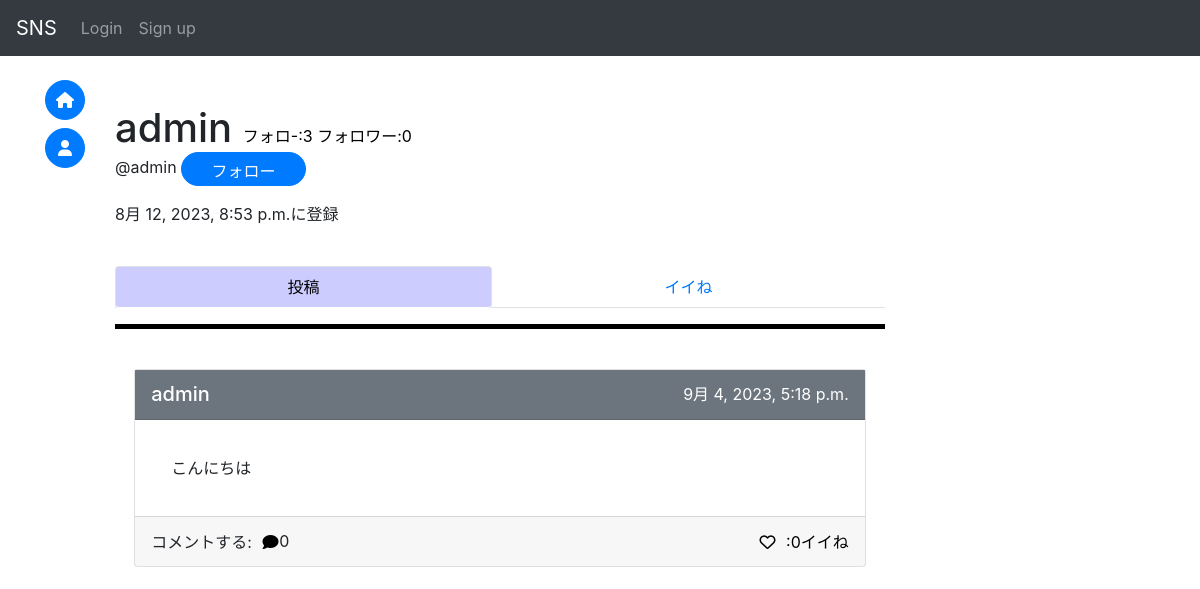
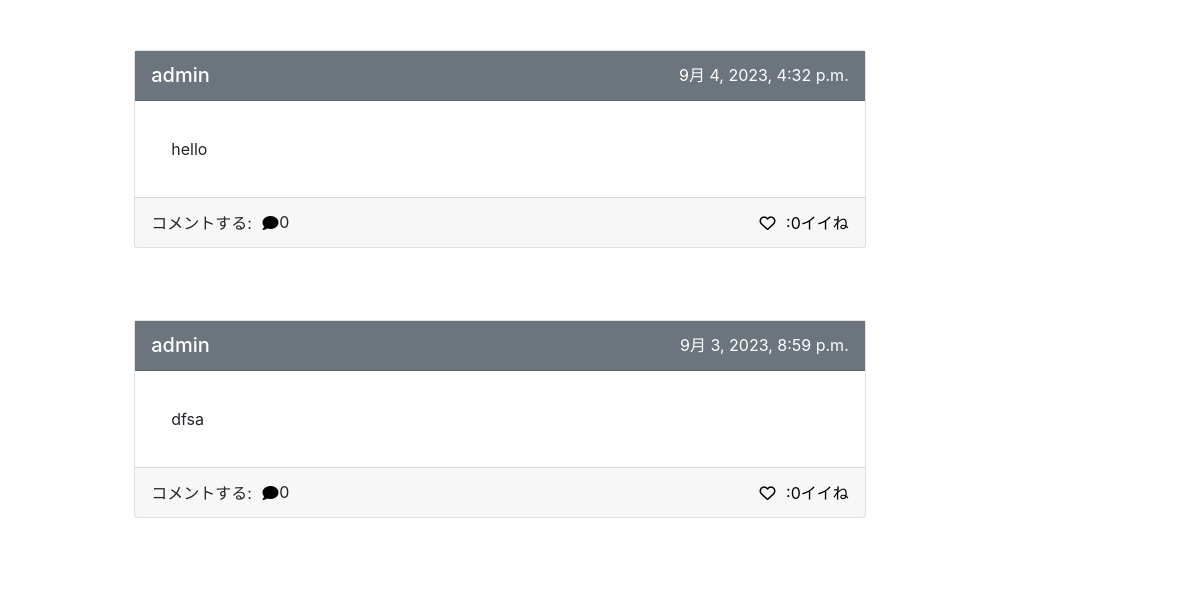
The app's page /accounts/user/ac20daa5-716d-4be9-b037-15f506b8e887/ (upper part), older data (2 pictures, top to bottom).
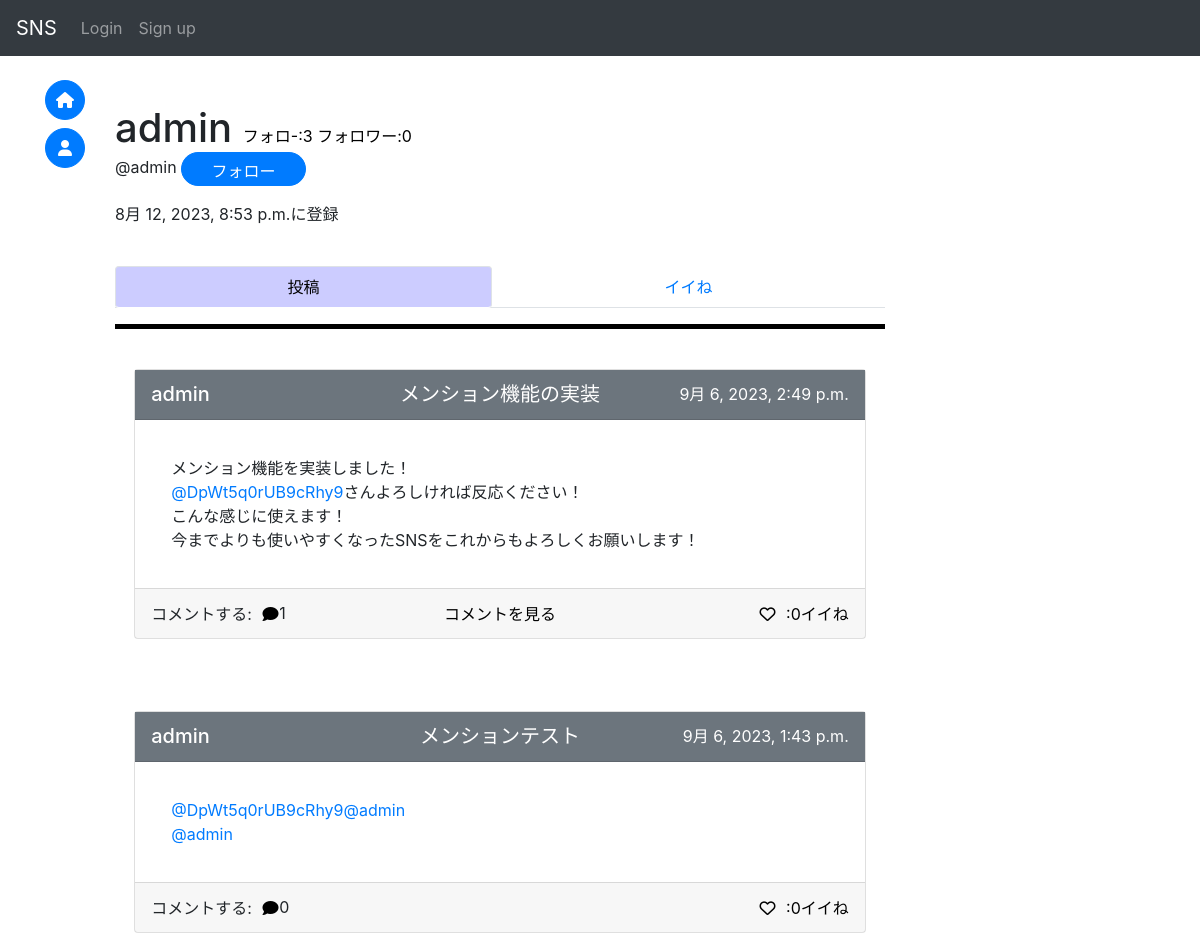
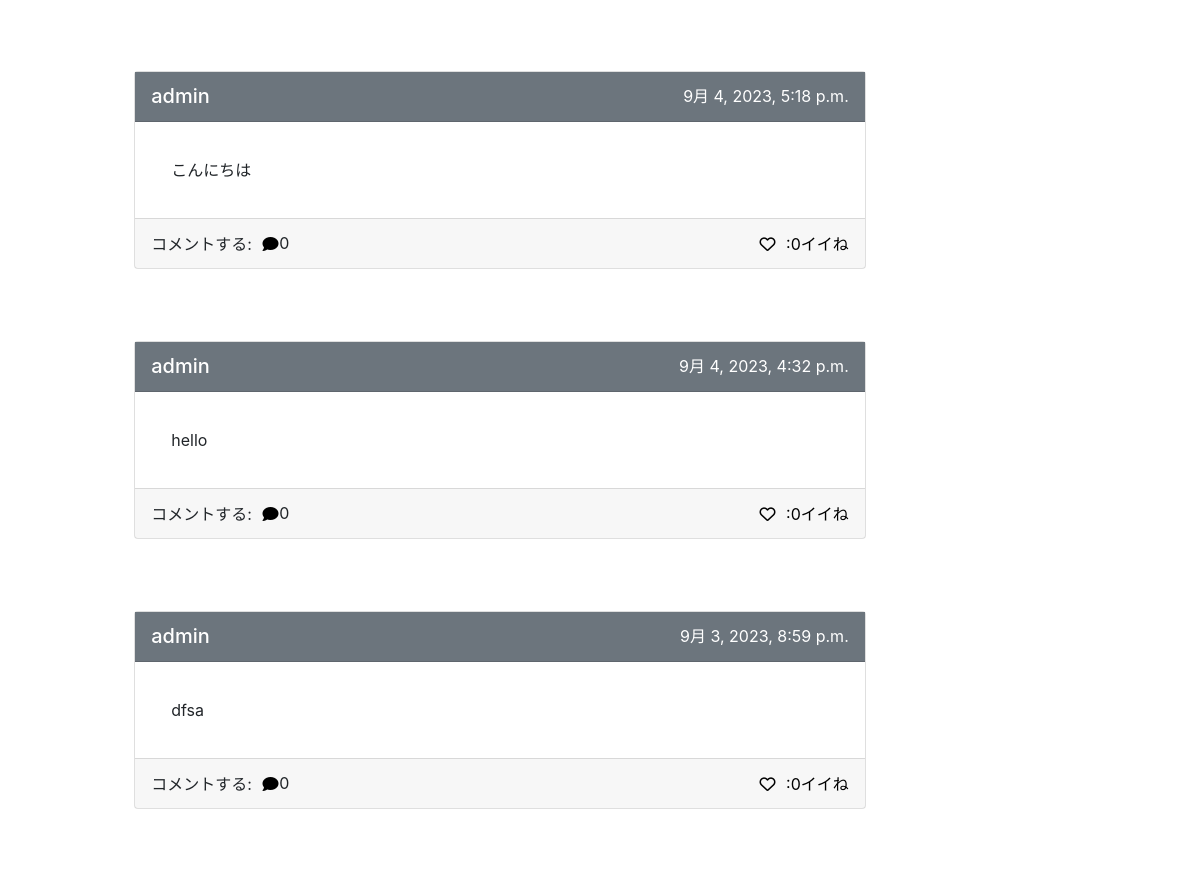
The same page, newer data (2 pictures, top to bottom).
### accounts/models.py (models this page shows, shortened)
class CustomUser(AbstractBaseUser, PermissionsMixin):
    id = models.UUIDField(primary_key=True, default=uuid.uuid4, editable=False)
    email = models.EmailField(_("email address"), unique=True, blank=True)
    is_staff = models.BooleanField(
        _("staff status"),
        default=False,
        help_text=_("Designates whether the user can log into this admin site."),
    )
    username = models.CharField(_("username"), max_length=50)
    usertag = models.CharField(_("usertag"), max_length=16, default=randomname(16), unique=True)
    created_at = models.DateTimeField(auto_now_add=True)
    objects = CustomUserManager()
    EMAIL_FIELD = "email"
    USERNAME_FIELD = "email"
    REQUIRED_FIELDS = ["username", "usertag"]
    class Meta:
        verbose_name = _("user")
        verbose_name_plural = _("users")
    def __str__(self):
        return self.username

### sns/models.py (models this page shows, shortened)
class Post(models.Model):
    id = models.UUIDField(primary_key=True, default=uuid.uuid4, editable=False)
    title = models.CharField(max_length=50, null=True)
    detail = models.TextField(max_length=255)
    author = models.ForeignKey(
        get_user_model(),
        on_delete=models.CASCADE
    )
    created_at = models.DateTimeField(auto_now_add=True)
    good_num = models.IntegerField(default=0)
    mode = models.IntegerField(default=0)#0:通常の投稿 1:コメント
    parent_post = models.ForeignKey(
        "Post",
        on_delete=models.CASCADE,
        null=True,
        blank=True
    )

### accounts/views.py (the view, shortened to what this page needs)
# urls.py: path("user/<str:id>/", views.user_detail, name="user"),
def user_detail(request, id):
    context = {}
    user = get_object_or_404(CustomUser, pk=id)
    post = Post.objects.filter(author=user)
    context["userDetail"] = user
    context["posts"] = post
    following_num = Follower.objects.filter(following=user).count()
    followed_num = Follower.objects.filter(followed=user).count()
    context["following"] = False
    context["following_num"] = following_num
    context["followed_num"] = followed_num
    context["btn_class"] = "btn-primary"
    lib.list_comment(context, post)
    if request.user.is_anonymous:
        return render(request, "accounts/userDetail.html", context)

### mysns/lib.py (called while the page is built)
def comment_num_count(now, com_num, count=0):
    ans = 0
    for n in now.post_set.all():
        ans += comment_num_count(n, com_num, count)
    com_num[now.id] = ans
    return ans + 1

def list_comment(context, post):
    comment_num = {} #各投稿に対するコメント数
    top_comment = {} #各投稿に対するコメント
    for p in post:
        comment_num_count(p, comment_num)
        try:
            top_comment[p.id] = p.post_set.all()
        except Exception:
            top_comment[p.id] = []
    context["comment_num"] = comment_num
    context["top_comment"] = top_comment

### sns/templatetags/custom_filter.py (called while the page is built)
@register.filter
def get_value(d, k):
    if k in d:
        return d[k]
    return None

@register.filter
def mention(detail):
    users = set(get_user_model().objects.all())
    usertags = {}
    for u in users:
        usertags[u.usertag] = u.id
    res = ""
    detail = escape(detail)
    i = 0
    last_i = 0
    while i < len(detail) - 1:
        if detail[i] == "@":
            for j in range(16, 0, -1):
                if detail[i+1:i+j+1] in usertags:
                    res += detail[last_i:i]
                    tag = detail[i+1:i+j+1]
                    res += "<a href='{}'>".format(reverse("accounts:user", kwargs=dict(id=str(usertags[tag]))))
                    res += "@" + tag
                    res += "</a>"
                    i += j
                    last_i = i + 1
                    break
        i += 1
    res += detail[last_i:]
    return mark_safe(res)

### accounts/templates/accounts/userDetail.html (shortened to what this page needs)
{% extends "base.html" %}
{% block content %}
    <br>
    <div>
        <div>
            <h1 style="display:inline;">
                {{ userDetail.username }}
            </h1>
            <a href="{% url 'accounts:follower' userDetail.id 'following' %}" class="notlink">
                フォロ-:{{ following_num }}
            </a>
            <a href="{% url 'accounts:follower' userDetail.id 'followed' %}" class="notlink">
                フォロワー:<div style="display:inline;" class="num">{{ followed_num }}</div>
            </a>
        </div>
        <p>
            {% if request.user.is_anonymous %}
                @{{ userDetail.usertag }}
                <button type="button" class="btn btn-primary w-120px h-40px rounded-pill"
                    onClick="location.href='{% url 'accounts:follow' userDetail.id %}'">
                        フォロー
                </button>
                <br>
            {% elif user.id == userDetail.id %}
                @{{ userDetail.usertag }}
            {% endif %}
        </p>
        <p>
            {{ userDetail.created_at }}に登録
        </p>
    </div>
    {% if is_block %}
        <div>
            <br>
            <br>
            <h1 style="color:red; text-align:center;">ブロック中のユーザー<h1>
        </div>
    {% elif is_blocked %}
        <div>
            <br>
            <br>
            <h3 style="text-align:center;">このユーザーは投稿の公開を制限しています</h3>
        </div>
    {% else %}
        <div class="row-1" style="position: sticky;top: 55px;z-index:2;background-color:#fff;">
            <br>
            <ul class="nav nav-tabs nav-fill nav-pills" role="tablist">
                <li class="nav-item tab-hov">
                    <a class="nav-link active" id="item1-tab" data-toggle="tab" href="#item1" role="tab" aria-controls="item1" aria-selected="true">
                        投稿
                    </a>
                </li>
                <li class="nav-item tab-hov">
                    <a class="nav-link" id="item2-tab"
                        data-toggle="tab" href="#item2" role="tab" aria-controls="item2" aria-selected="false">
                        イイね
                    </a>
                </li>
            </ul>
            <hr width="100%" color="#0" style="height:4px;">
            <br>
        </div>
        <div class="tab-content">
            <div class="tab-pane fade show active" id="item1" role="tabpanel" aria-labelledby="item1-tab">
                {% with posts_include=posts good_mode="1" othergood="12" %}
                    {% include 'post_list_include.html' %}
                {% endwith %}
            </div>
        </div>
    {% endif %}
{% endblock %}

### templates/base.html (shortened to what this page needs)
<!DOCTYPE html>
<html>
    <head>
        {% load static %}
        <link rel="stylesheet" href="https://stackpath.bootstrapcdn.com/bootstrap/4.3.1/css/bootstrap.min.css">
        <link href="{% static 'fontawesomefree/css/fontawesome.css' %}" rel="stylesheet" type="text/css">
        <link href="{% static 'fontawesomefree/css/brands.css' %}" rel="stylesheet" type="text/css">
        <link href="{% static 'fontawesomefree/css/solid.css' %}" rel="stylesheet" type="text/css">
        <link rel="stylesheet" href="{% static 'css/card.css' %}">
    </head>
    <body>
        <nav class='navbar navbar-expand-sm navbar-dark bg-dark fixed-top'>
            <a class='navbar-brand' href='{% url "sns:index" %}'>SNS</a>
            <ul class="navbar-nav">
                {% if user.is_authenticated %}
                    <li class="navbar-item">
                        <a href='{% url "accounts:user" user.id %}'>
                            <span class="navbar-text">{{ user }} -</span>
                        </a>
                    </li>
                    <li class="nav-item">
                        <a href='{% url "logout" %}' class="logout nav-link">
                            Logout
                        </a>
                    </li>
                {% else %}
                    <li class="nav-item">
                        <a href='{% url "login" %}' class="login nav-link">
                            Login
                        </a>
                    </li>
                    <li class="nav-item">
                        <a href='{% url "accounts:signup" %}' class="signup nav-link">Sign up</a>
                    </li>
                {% endif %}
            </ul>
        </nav>
        <div class='container-fluid'>
            <div class="row">
                <div class="col-1">
                    <div style="position: sticky; top: 75px;">
                            <button class="btn btn-primary rounded-circle p-0 w-40px float-right"
                                 onClick="location.href='{% url 'sns:index' %}'">
                                <i class="fa-solid fa-house"></i>
                            </button>
                            <br>
                            <br>
                            {% if user.is_anonymous %}
                                <button class="btn btn-primary rounded-circle p-0 w-40px float-right"
                                    onClick="location.href='/accounts/login'">
                                    <i class="fa-solid fa-user"></i>
                                </button>
                            {% else %}
                                <button class="btn btn-primary rounded-circle p-0 w-40px float-right"
                                    onClick="location.href='{% url 'accounts:user' user.id %}'">
                                    <i class="fa-solid fa-user"></i>
                                </button>
                            {% endif %}
                    </div>
                </div>
                <div class="col-8">
                    {% block content %}
                    {% endblock %}
                </div>
            </div>
        </div>
    </body>
</html>

### templates/post_list_include.html (shortened to what this page needs)
<div>
{% load custom_filter %}
{% for postin in posts_include reversed %}
    {% if postin.author in blocks or postin.author in blocked or postin.author in mutes%}
    {% else %}
        {% with postcard=postin %}
            {% include 'post_card_include.html' %}
        {% endwith %}
        <br>
        <br>
        <br>
    {% endif %}
{% endfor %}
</div>

### templates/post_card_include.html (shortened to what this page needs)
{% load custom_filter %}
<div class="card w-150px mx-auto clearfix" style="position:relative;">
    <a href="{% url 'sns:post' postcard.pk %}" style="position:absolute;inset:0;">
        <div class="card-header bg-secondary h-50px clearfix" style="display:flex; justify-content:center;postition:relative;">
            <h5 style="position:absolute; left:1rem;">
                <a href="{% url 'accounts:user' postcard.author.id %}" class="on-a title-link">
                    {{ postcard.author }}
                </a>
            </h5>
            <h5 style="text-align:center; display:table-cell;">
                <a href="{% url 'sns:post' postcard.id %}" class="on-a title-link">
                    {% if postcard.mode != 1 %}
                        {{ postcard.title | truncatechars:20 }}
                    {% endif %}
                </a>
            </h5>
            <p style="position:absolute; right:1rem; color:white">
                {{ postcard.created_at }}
            </p>
        </div>
        <div class="card-body detail clearfix">
            <p class="card-text">
                <div class="on-a">
                    {{ postcard.detail|mention|linebreaks }}
                </div>
            </p>
        </div>
        <div class="card-footer h-50px text-right clearfix" style="display:flex;justify-content:center;postition:relative;">
            <div style="display:inline">
                <p style="position:absolute;left:1rem;">
                    コメントする:
                    <button onClick="clearText('{{ postcard.id }}')" class="good on-a">
                        <i class="fa-solid fa-comment"></i>
                    </button>
                    <div id="comment_num_{{ postcard.id }}" style="position:absolute;left:9rem;">
                        {{ comment_num|get_value:postcard.id }}
                    </div>
                </p>
            </div>
            <div>
            {% with num=comment_num|get_value:postcard.id %}
            {% if num > 0 %}
                <button onClick="openComment('{{ postcard.id }}_{{ good_mode }}')" class="good on-a">
                    コメントを見る
                </button>
            {% endif %}
            {% endwith %}
            </div>
            <div style="position:absolute;right:1rem;">
                {% if user.is_anonymous %}
                    <button onClick="location.href='{% url 'sns:good' postcard.id 1 %}'" class="good on-a">
                        <i class="fa-regular fa-heart"></i>
                    </button>
                {% endif %}
                <a href="{% url 'sns:good_user' postcard.id %}" class="notlink on-a">
                    <div id="num_{{ postcard.id }}_{{ good_mode }}" style="display:inline;size:4;">:{{ postcard.good_num }}イイね</div>
                </a>
            </div>
        </div>
    </a>
</div>

### static/css/card.css (style rules this page uses)
.detail { margin-left:1rem; }
.title-link, .title-link:hover { color:white; }
.good, .good:focus, .good:hover { border: none; outline: none; background: none; display: inline; }
.on-a { position: relative; z-index: 1; }
.notlink { text-decoration:none !important; color:black !important; }
.w-150px { width: 80% !important; }
.h-50px { height: 50px !important; }

### templates/base.html (style rules this page uses)
body { padding-top : 80px }
.w-40px { width: 40px !important; height: 40px !important; }

### accounts/templates/accounts/userDetail.html (style rules this page uses)
.detail { margin-left:1rem; }
.title-link, .title-link:hover { color:white; }
.good, .good:focus, .good:hover { border: none; outline: none; background: none; display: inline; }
.w-150px { width: 95% !important; }
.h-50px { height: 50px !important; }
.on-a { position: relative; z-index: 1; }
.w-120px { width: 125px !important; }
.h-40px { height: 34px !important; }
.notlink { text-decoration:none !important; color:black !important; }
.nav-pills .nav-link.active { background-color: #ccf; color: black; }

Row changes from the older to the newer data that the page shows:
added Post: author "admin", title "メンション機能の実装", created_at "9月 6, 2023, 2:49 p.m.", detail|mention "メンション機能を実装しました！ @DpWt5q0rUB9cRhy9 さんよろしければ反応ください！ こんな感じに使えます！ 今までよりも使いやすくなったSNSをこれからもよろしくお願いします！", id "1", good_num "0"
added Post: author "admin", title "メンションテスト", created_at "9月 6, 2023, 1:43 p.m.", detail|mention "@DpWt5q0rUB9cRhy9 @admin @admin", id "0", good_num "0"
